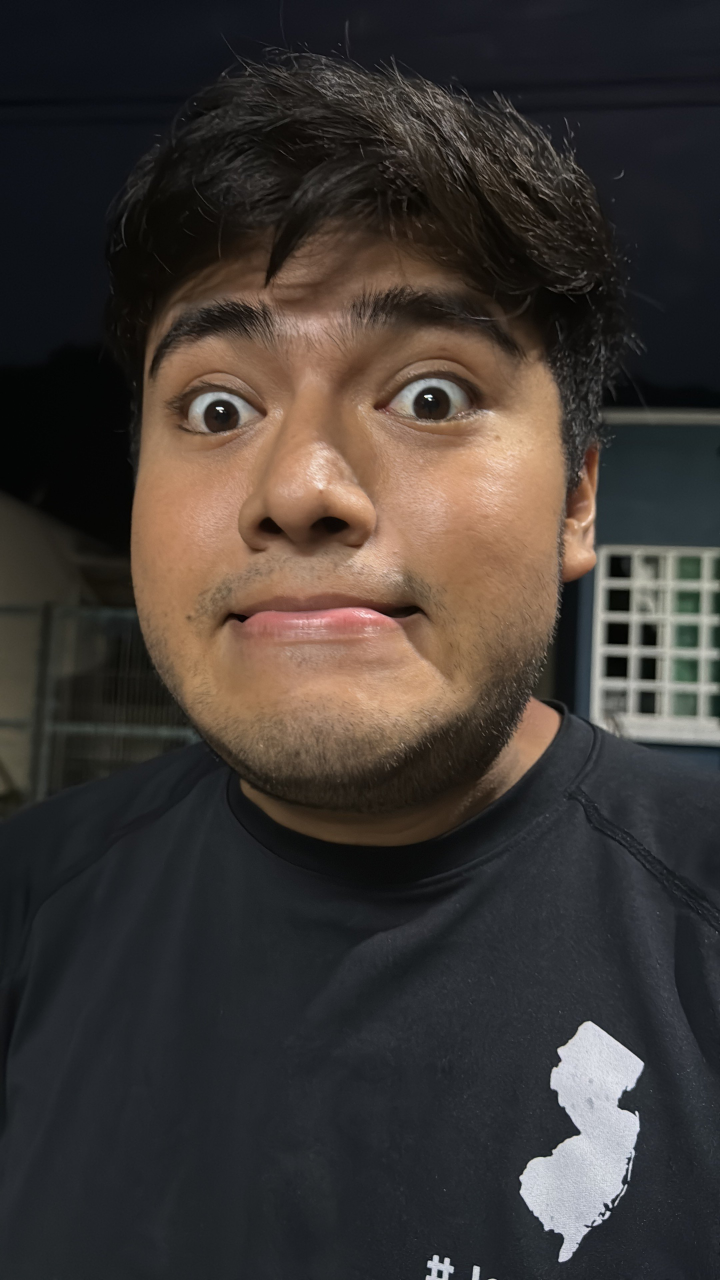
#> input picture cara_5.JPEG, 2160 x 3840 px (shown at 1/3 size)
$ python skin_face_detection.py
#> lines starting #> are read from the running program, lines starting #| are printed output that depends on the picture
import numpy as np
import cv2
from scipy.stats import multivariate_normal

# Medias y covarianza obtenidas de tareas anteriores

# Bandera para usar formato RGB o HSV
formato_hsv = True

if formato_hsv:
       # Datos en HSV, eliminando el canal V
       skin_mean = np.array([10.12600178, 98.29919858])
       skin_cov = np.array([[  5.88897499,  -3.92029384],
              [ -3.92029384, 396.50657795]])

       fondo_mean = np.array([44.84623407, 51.63395133])
       fondo_cov = np.array([[1732.49356271, -370.70399196],
              [-370.70399196, 1929.23776246]])
else:
       # Datos en RGB
       skin_mean = np.array([109.04378154, 130.19204512, 172.47343425])
       skin_cov = np.array([[1557.55025745, 1630.09297116, 1814.77250065],
              [1630.09297116, 1731.13069521, 1941.66919639],
              [1814.77250065, 1941.66919639, 2250.5592615 ]])

       fondo_mean = np.array([ 95.55063731, 106.95504056, 110.26025492])
       fondo_cov = np.array([[4486.90316045, 4649.32282388, 4487.6689383 ],
              [4649.32282388, 5074.34657037, 4956.60725216],
              [4487.6689383 , 4956.60725216, 5081.15951645]])


# Se crea el modelo para el analisis de la imagen
piel_pdf = multivariate_normal(skin_mean, skin_cov).pdf
fondo_pdf = multivariate_normal(fondo_mean, fondo_cov).pdf

# Probabilidades obtenidas de tareas anteriores
priori_piel = 0.5
priori_fondo = 1 - priori_piel

def get_face_roi(img):
    '''Funcion que recibe una imagen en formato array de numpy,
    detecta la piel en la imagen y devuelve coordenadas indicando el
    contorno y la posicion media de la piel detectada'''

    # Calculamos la probabilidad de ser fondo o piel para cada pixel
    # en la imagen
    img_piel_prob = piel_pdf(img) * priori_piel
    img_fondo_prob = fondo_pdf(img) * priori_fondo

    # Verificamos que probabilidad es mayor para cada pixel
    skin_pixels = np.asarray(img_piel_prob > img_fondo_prob).nonzero()


    # Obtenemos las coordenadas minimas y maximas para los pixeles
    # detectados como piel
    try:
       min_row, max_row = min(skin_pixels[0]), max(skin_pixels[0])
       min_col, max_col = min(skin_pixels[1]), max(skin_pixels[1])
    except ValueError:
           min_row, max_row, min_col, max_col = (0,0,0,0)


    # Se obtiene el centroide de estos pixeles
    mid_row = (min_row + max_row) // 2
    mid_col = (min_col + max_col) // 2

    # Empaquetamos los datos para regresarlos
    top_left = (min_col, min_row) # Top left
    bottom_left = (min_col, max_row) # Bottom left
    top_right = (max_col, min_row) # Top right
    bottom_right = (max_col, max_row) # Bottom right

    mid_point = (mid_col, mid_row)

    return top_left, top_right, bottom_left, bottom_right, mid_point


# Ejemplo de uso del modelo para detección de piel en una imagen
# estática
if __name__ == '__main__':
      # Se lee la imagen y se transforma al formato HSV, y se toman solamente los canales HS
      img_bgr = cv2.imread('cara_5.JPEG')
#> img_bgr is the input picture: shape (3840, 2160, 3); mean B, G, R 52.3, 56.1, 62.4
      img_hsv = cv2.cvtColor(img_bgr, cv2.COLOR_BGR2HSV)
#> img_hsv: shape (3840, 2160, 3); mean H, S, V 68.4, 66, 67
      img_hs = img_hsv[:,:,:2]

      img_piel_prob = piel_pdf(img_hs) * 0.40 # Priori de piel en la imagen de muestra
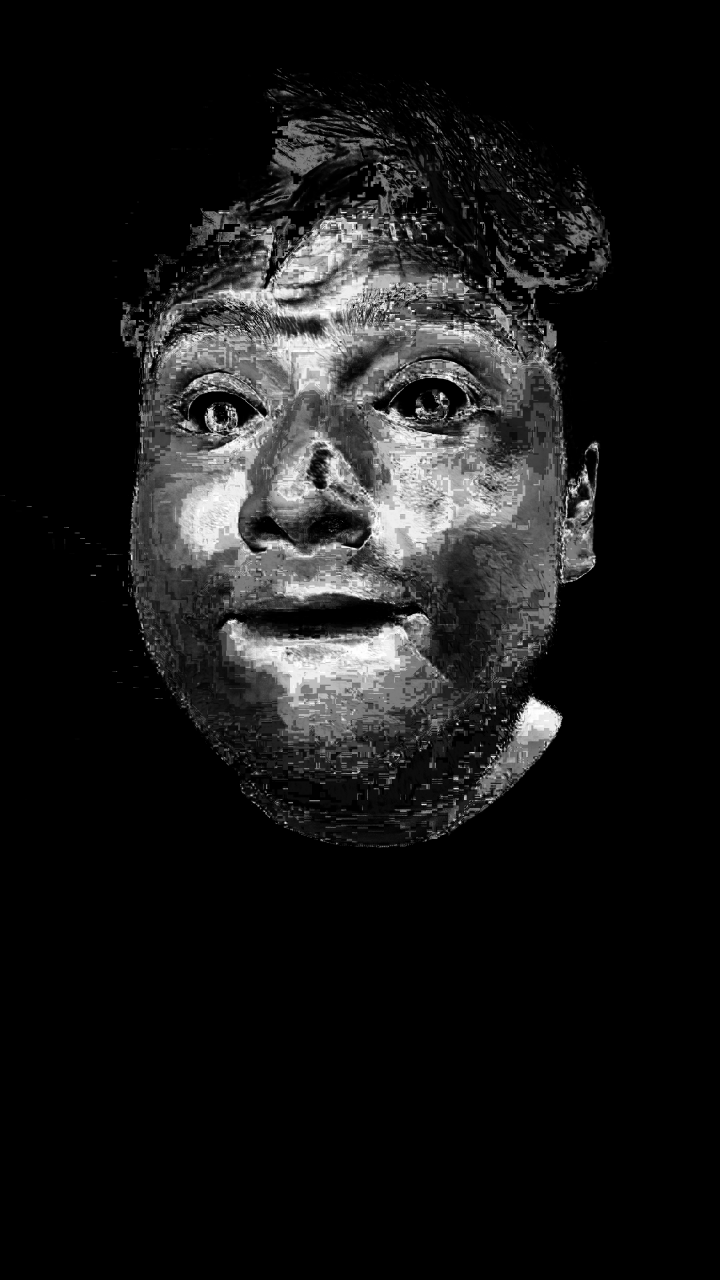
#> img_piel_prob: shape (3840, 2160) float64 (shown at 1/3 size); min 0, max 0.00132, mean 0.000128; drawn with min black and max white
      img_fondo_prob = fondo_pdf(img_hs) * 0.60 # Priori de fondo en la imagen de muestra
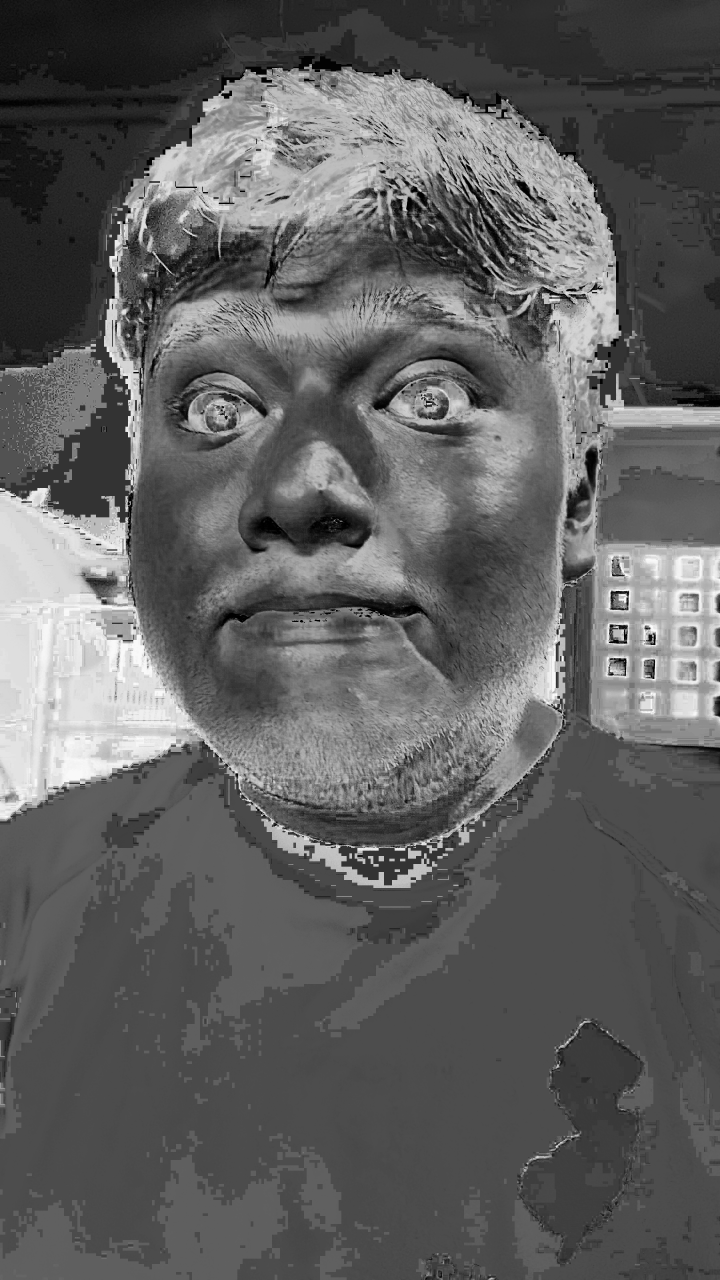
#> img_fondo_prob: shape (3840, 2160) float64 (shown at 1/3 size); min 1.57e-13, max 5.33e-05, mean 2.01e-05; drawn with min black and max white

      # Aplicamos np.where sobre la imagen. Los pixeles detectados como fondo
      # se pintan de blanco, los demas se mantienen con el color original
      img_res = np.where(img_fondo_prob[..., None] > img_piel_prob[..., None],
                     [255,255,255], img_bgr)
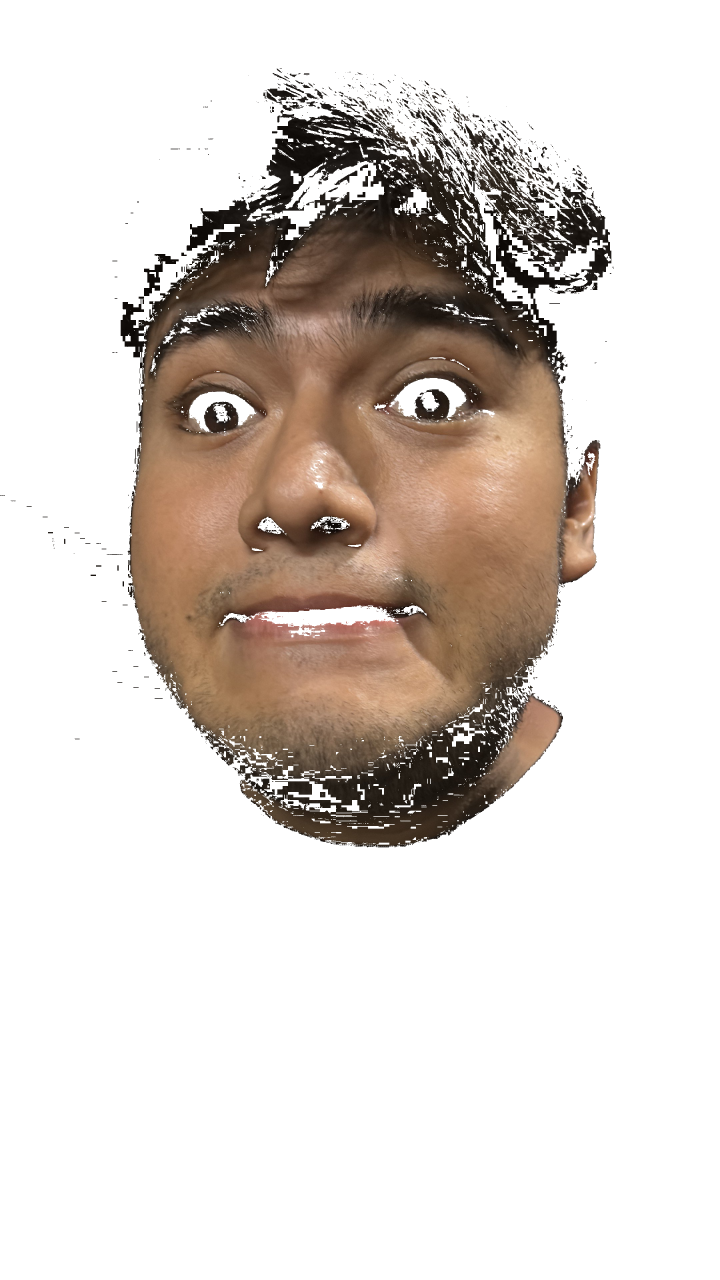
#> img_res: shape (3840, 2160, 3) int64 (shown at 1/3 size); mean B, G, R 206, 211.5, 219.2

      # Se regresa al formato original
      img_res = np.array(img_res, dtype=np.uint8)
      # Se muestra el resultado de la clasificacion
      cv2.namedWindow('Seleccion de piel', cv2.WINDOW_NORMAL)
      cv2.resizeWindow('Seleccion de piel', 600, 400)
      cv2.imshow('Seleccion de piel', img_res)
      cv2.waitKey(0)
      cv2.destroyAllWindows()
